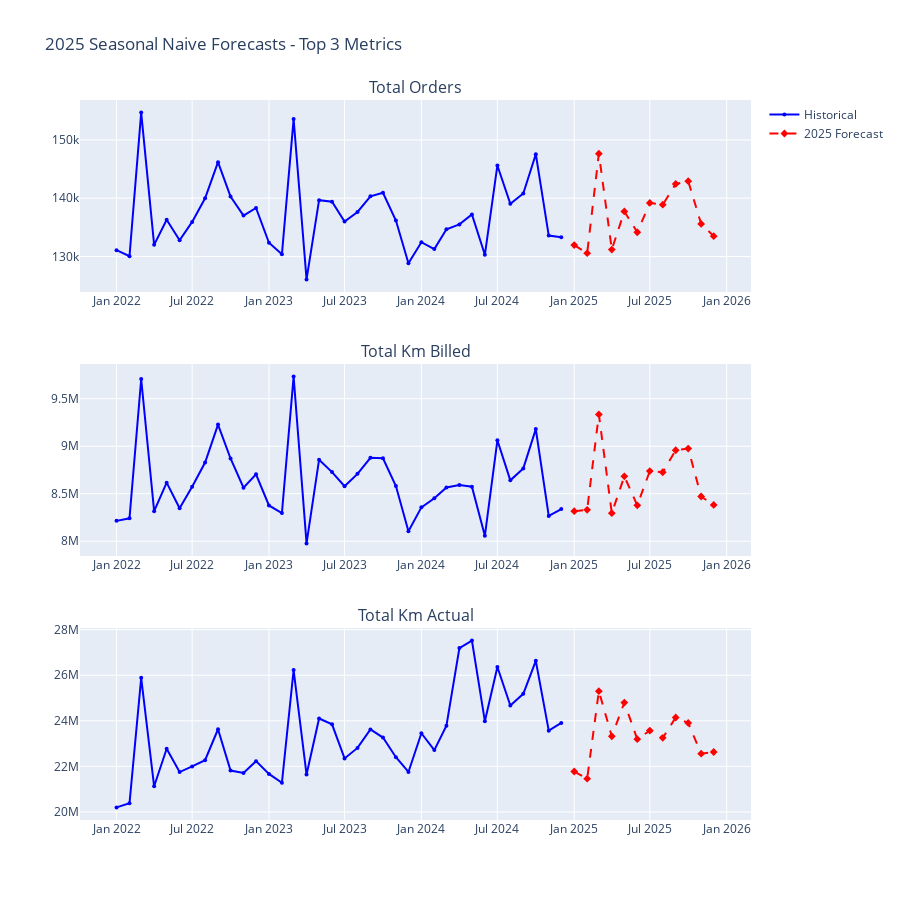

Notebook code cell kept with this figure:
### Markdown cell above
## Section 7: Visualize Forecasts

### Code cell
# Create visualization for first 3 metrics
fig = make_subplots(
    rows=3, cols=1,
    subplot_titles=[m.replace('_', ' ').title() for m in target_metrics[:3]],
    vertical_spacing=0.1
)

for idx, metric in enumerate(target_metrics[:3]):
    row = idx + 1
    
    # Historical data
    fig.add_trace(
        go.Scatter(
            x=df['date'],
            y=df[metric],
            mode='lines+markers',
            name='Historical' if idx == 0 else None,
            showlegend=(idx == 0),
            line=dict(color='blue', width=2),
            marker=dict(size=4)
        ),
        row=row, col=1
    )
    
    # 2025 forecast
    fig.add_trace(
        go.Scatter(
            x=df_forecast_2025['date'],
            y=df_forecast_2025[metric],
            mode='lines+markers',
            name='2025 Forecast' if idx == 0 else None,
            showlegend=(idx == 0),
            line=dict(color='red', width=2, dash='dash'),
            marker=dict(size=6, symbol='diamond')
        ),
        row=row, col=1
    )

fig.update_layout(
    title_text="2025 Seasonal Naive Forecasts - Top 3 Metrics",
    height=900,
    showlegend=True,
    hovermode='x unified'
)

fig.show()

# Save
results_dir = Path('../results')
results_dir.mkdir(exist_ok=True)
fig.write_html(results_dir / 'seasonal_naive_forecast_2025.html')
print("\n✓ Saved visualization: results/seasonal_naive_forecast_2025.html")

### Figure 1 — Plotly figure (JSON) as saved in the notebook; plotly's stock layout.template omitted (floating-point values rounded to 4 significant figures)
{"data": [{"line": {"color": "blue", "width": 2}, "marker": {"size": 4}, "mode": "lines+markers", "name": "Historical", "showlegend": true, "type": "scatter", "x": ["2022-01-01T00:00:00", "2022-02-01T00:00:00", "2022-03-01T00:00:00", "2022-04-01T00:00:00", "2022-05-01T00:00:00", "2022-06-01T00:00:00", "2022-07-01T00:00:00", "2022-08-01T00:00:00", "2022-09-01T00:00:00", "2022-10-01T00:00:00", "2022-11-01T00:00:00", "2022-12-01T00:00:00", "2023-01-01T00:00:00", "2023-02-01T00:00:00", "2023-03-01T00:00:00", "2023-04-01T00:00:00", "2023-05-01T00:00:00", "2023-06-01T00:00:00", "2023-07-01T00:00:00", "2023-08-01T00:00:00", "2023-09-01T00:00:00", "2023-10-01T00:00:00", "2023-11-01T00:00:00", "2023-12-01T00:00:00", "2024-01-01T00:00:00", "2024-02-01T00:00:00", "2024-03-01T00:00:00", "2024-04-01T00:00:00", "2024-05-01T00:00:00", "2024-06-01T00:00:00", "2024-07-01T00:00:00", "2024-08-01T00:00:00", "2024-09-01T00:00:00", "2024-10-01T00:00:00", "2024-11-01T00:00:00", "2024-12-01T00:00:00"], "xaxis": "x", "y": [131085, 130036, 154679, 131993, 136308, 132782, 135932, 139980, 146175, 140265, 137021, 138323, 132354, 130364, 153564, 126065, 139657, 139388, 136007, 137631, 140323, 140925, 136153, 128830, 132440, 131269, 134670, 135502, 137209, 130283, 145610, 139036, 140808, 147542, 133588, 133293], "yaxis": "y"}, {"line": {"color": "red", "dash": "dash", "width": 2}, "marker": {"size": 6, "symbol": "diamond"}, "mode": "lines+markers", "name": "2025 Forecast", "showlegend": true, "type": "scatter", "x": ["2025-01-01T00:00:00", "2025-02-01T00:00:00", "2025-03-01T00:00:00", "2025-04-01T00:00:00", "2025-05-01T00:00:00", "2025-06-01T00:00:00", "2025-07-01T00:00:00", "2025-08-01T00:00:00", "2025-09-01T00:00:00", "2025-10-01T00:00:00", "2025-11-01T00:00:00", "2025-12-01T00:00:00"], "xaxis": "x", "y": [132000.0, 130600.0, 147600.0, 131200.0, 137700.0, 134200.0, 139200.0, 138900.0, 142400.0, 142900.0, 135600.0, 133500.0], "yaxis": "y"}, {"line": {"color": "blue", "width": 2}, "marker": {"size": 4}, "mode": "lines+markers", "showlegend": false, "type": "scatter", "x": ["2022-01-01T00:00:00", "2022-02-01T00:00:00", "2022-03-01T00:00:00", "2022-04-01T00:00:00", "2022-05-01T00:00:00", "2022-06-01T00:00:00", "2022-07-01T00:00:00", "2022-08-01T00:00:00", "2022-09-01T00:00:00", "2022-10-01T00:00:00", "2022-11-01T00:00:00", "2022-12-01T00:00:00", "2023-01-01T00:00:00", "2023-02-01T00:00:00", "2023-03-01T00:00:00", "2023-04-01T00:00:00", "2023-05-01T00:00:00", "2023-06-01T00:00:00", "2023-07-01T00:00:00", "2023-08-01T00:00:00", "2023-09-01T00:00:00", "2023-10-01T00:00:00", "2023-11-01T00:00:00", "2023-12-01T00:00:00", "2024-01-01T00:00:00", "2024-02-01T00:00:00", "2024-03-01T00:00:00", "2024-04-01T00:00:00", "2024-05-01T00:00:00", "2024-06-01T00:00:00", "2024-07-01T00:00:00", "2024-08-01T00:00:00", "2024-09-01T00:00:00", "2024-10-01T00:00:00", "2024-11-01T00:00:00", "2024-12-01T00:00:00"], "xaxis": "x2", "y": [8215000.0, 8242000.0, 9707000.0, 8317000.0, 8617000.0, 8348000.0, 8574000.0, 8828000.0, 9228000.0, 8871000.0, 8564000.0, 8704000.0, 8377000.0, 8297000.0, 9733000.0, 7977000.0, 8859000.0, 8728000.0, 8579000.0, 8709000.0, 8878000.0, 8873000.0, 8581000.0, 8105000.0, 8357000.0, 8452000.0, 8565000.0, 8592000.0, 8573000.0, 8057000.0, 9062000.0, 8641000.0, 8767000.0, 9180000.0, 8267000.0, 8339000.0], "yaxis": "y2"}, {"line": {"color": "red", "dash": "dash", "width": 2}, "marker": {"size": 6, "symbol": "diamond"}, "mode": "lines+markers", "showlegend": false, "type": "scatter", "x": ["2025-01-01T00:00:00", "2025-02-01T00:00:00", "2025-03-01T00:00:00", "2025-04-01T00:00:00", "2025-05-01T00:00:00", "2025-06-01T00:00:00", "2025-07-01T00:00:00", "2025-08-01T00:00:00", "2025-09-01T00:00:00", "2025-10-01T00:00:00", "2025-11-01T00:00:00", "2025-12-01T00:00:00"], "xaxis": "x2", "y": [8316000.0, 8330000.0, 9335000.0, 8295000.0, 8683000.0, 8378000.0, 8738000.0, 8726000.0, 8958000.0, 8975000.0, 8471000.0, 8383000.0], "yaxis": "y2"}, {"line": {"color": "blue", "width": 2}, "marker": {"size": 4}, "mode": "lines+markers", "showlegend": false, "type": "scatter", "x": ["2022-01-01T00:00:00", "2022-02-01T00:00:00", "2022-03-01T00:00:00", "2022-04-01T00:00:00", "2022-05-01T00:00:00", "2022-06-01T00:00:00", "2022-07-01T00:00:00", "2022-08-01T00:00:00", "2022-09-01T00:00:00", "2022-10-01T00:00:00", "2022-11-01T00:00:00", "2022-12-01T00:00:00", "2023-01-01T00:00:00", "2023-02-01T00:00:00", "2023-03-01T00:00:00", "2023-04-01T00:00:00", "2023-05-01T00:00:00", "2023-06-01T00:00:00", "2023-07-01T00:00:00", "2023-08-01T00:00:00", "2023-09-01T00:00:00", "2023-10-01T00:00:00", "2023-11-01T00:00:00", "2023-12-01T00:00:00", "2024-01-01T00:00:00", "2024-02-01T00:00:00", "2024-03-01T00:00:00", "2024-04-01T00:00:00", "2024-05-01T00:00:00", "2024-06-01T00:00:00", "2024-07-01T00:00:00", "2024-08-01T00:00:00", "2024-09-01T00:00:00", "2024-10-01T00:00:00", "2024-11-01T00:00:00", "2024-12-01T00:00:00"], "xaxis": "x3", "y": [20198490, 20379620, 25887050, 21125790, 22771490, 21750220, 21999330, 22269230, 23629340, 21818250, 21709400, 22228570, 21668170, 21278450, 26229150, 21639230, 24102710, 23844610, 22348950, 22810080, 23621900, 23264020, 22399270, 21754400, 23453870, 22714260, 23785540, 27192583, 27521494, 23982497, 26360191, 24674287, 25182619, 26633409, 23568028, 23906663], "yaxis": "y3"}, {"line": {"color": "red", "dash": "dash", "width": 2}, "marker": {"size": 6, "symbol": "diamond"}, "mode": "lines+markers", "showlegend": false, "type": "scatter", "x": ["2025-01-01T00:00:00", "2025-02-01T00:00:00", "2025-03-01T00:00:00", "2025-04-01T00:00:00", "2025-05-01T00:00:00", "2025-06-01T00:00:00", "2025-07-01T00:00:00", "2025-08-01T00:00:00", "2025-09-01T00:00:00", "2025-10-01T00:00:00", "2025-11-01T00:00:00", "2025-12-01T00:00:00"], "xaxis": "x3", "y": [21770000.0, 21460000.0, 25300000.0, 23320000.0, 24800000.0, 23190000.0, 23570000.0, 23250000.0, 24140000.0, 23910000.0, 22560000.0, 22630000.0], "yaxis": "y3"}], "layout": {"annotations": [{"font": {"size": 16}, "showarrow": false, "text": "Total Orders", "x": 0.5, "xanchor": "center", "xref": "paper", "y": 1.0, "yanchor": "bottom", "yref": "paper"}, {"font": {"size": 16}, "showarrow": false, "text": "Total Km Billed", "x": 0.5, "xanchor": "center", "xref": "paper", "y": 0.6333, "yanchor": "bottom", "yref": "paper"}, {"font": {"size": 16}, "showarrow": false, "text": "Total Km Actual", "x": 0.5, "xanchor": "center", "xref": "paper", "y": 0.2667, "yanchor": "bottom", "yref": "paper"}], "height": 900, "hovermode": "x unified", "showlegend": true, "title": {"text": "2025 Seasonal Naive Forecasts - Top 3 Metrics"}, "xaxis": {"anchor": "y", "domain": [0.0, 1.0]}, "xaxis2": {"anchor": "y2", "domain": [0.0, 1.0]}, "xaxis3": {"anchor": "y3", "domain": [0.0, 1.0]}, "yaxis": {"anchor": "x", "domain": [0.7333, 1.0]}, "yaxis2": {"anchor": "x2", "domain": [0.3667, 0.6333]}, "yaxis3": {"anchor": "x3", "domain": [0.0, 0.2667]}}}
